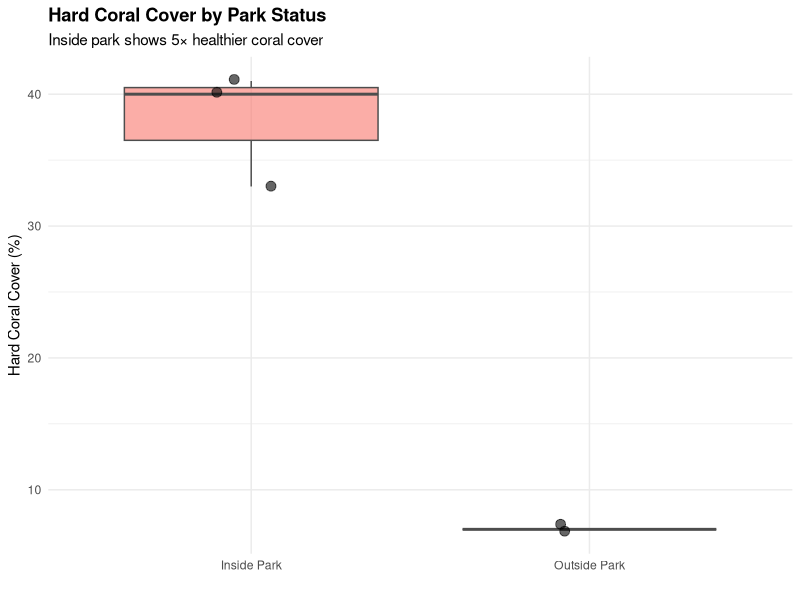
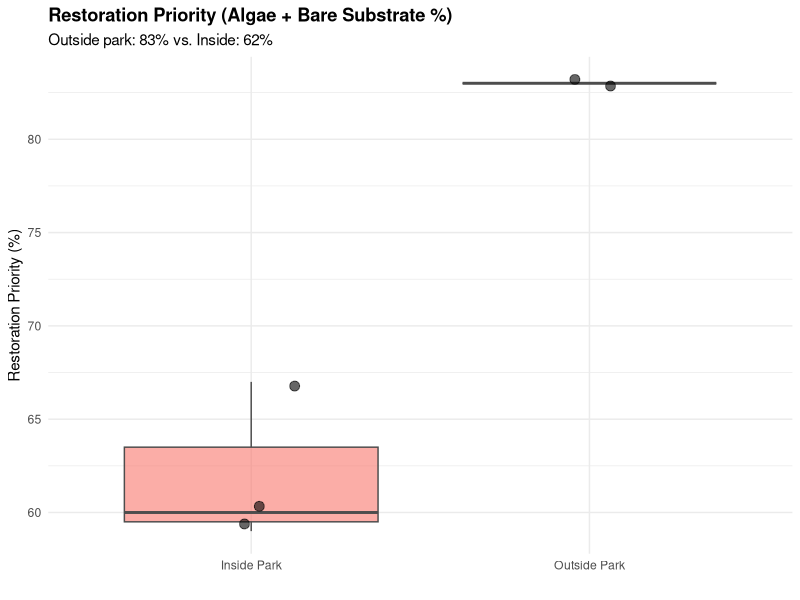
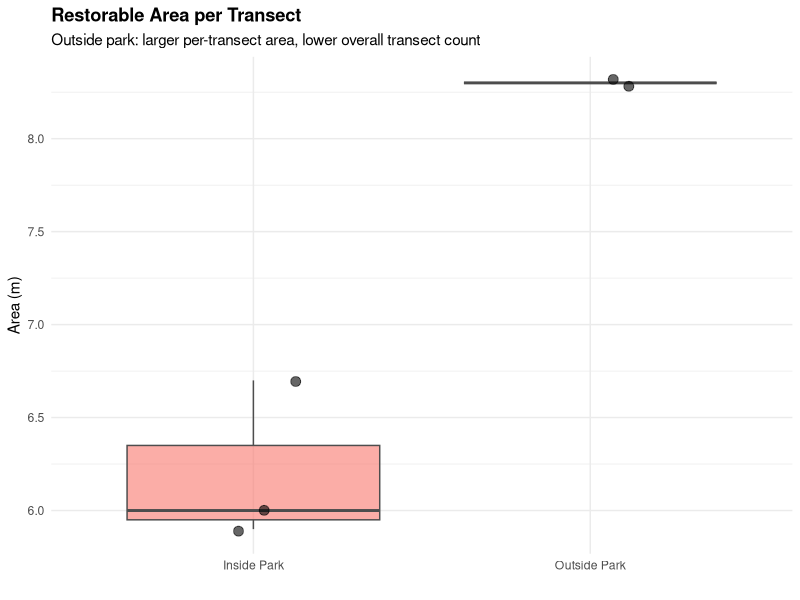

Generate these figures, in order, with R:
## ---- chunk 1
#| label: setup
#| message: false

library(dplyr)
library(readr)
library(tidyr)
library(ggplot2)

# Read field data collected from transect surveys
field <- read_csv("field.csv", col_types = cols(
  Site = col_character(),
  Date = col_date(),
  Observer = col_character(),
  TransectID = col_character(),
  PositionStart_m = col_double(),
  PositionEnd_m = col_double(),
  InterceptLength_m = col_double(),
  SubstrateCode = col_character(),
  SpeciesCode = col_character(),
  InPark = col_logical(),
  Notes = col_character()
))

# Ensure InterceptLength is calculated correctly
field <- field |>
  mutate(
    InterceptLength_m = ifelse(is.na(InterceptLength_m),
                               PositionEnd_m - PositionStart_m,
                               InterceptLength_m)
  )
## ---- chunk 2
#| label: transect-lengths

# Calculate actual transect length from min/max positions
transect_lengths <- field |>
  group_by(Site, TransectID, InPark) |>
  summarize(
    TransectLength_m = max(PositionEnd_m, na.rm = TRUE) - min(PositionStart_m, na.rm = TRUE),
    .groups = "drop"
  )

transect_lengths
## ---- chunk 3
#| label: coral-cover

coral_cover <- field |>
  filter(SubstrateCode == "HC") |>
  group_by(Site, TransectID, InPark) |>
  summarize(HardCoral_m = sum(InterceptLength_m, na.rm = TRUE), .groups = "drop") |>
  left_join(transect_lengths, by = c("Site", "TransectID", "InPark")) |>
  mutate(HardCoral_pct = 100 * HardCoral_m / TransectLength_m) |>
  replace_na(list(HardCoral_m = 0, HardCoral_pct = 0))

coral_cover
## ---- chunk 4
#| label: algae-bare-cover

# Algae cover (turf and macroalgae)
algae_cover <- field |>
  filter(SubstrateCode == "AC") |>
  group_by(Site, TransectID, InPark) |>
  summarize(Algae_m = sum(InterceptLength_m, na.rm = TRUE), .groups = "drop") |>
  left_join(transect_lengths, by = c("Site", "TransectID", "InPark")) |>
  mutate(Algae_pct = 100 * Algae_m / TransectLength_m)

# Bare substrate (sand + rubble)
bare_cover <- field |>
  filter(SubstrateCode %in% c("SD", "RU")) |>
  group_by(Site, TransectID, InPark) |>
  summarize(Bare_m = sum(InterceptLength_m, na.rm = TRUE), .groups = "drop") |>
  left_join(transect_lengths, by = c("Site", "TransectID", "InPark")) |>
  mutate(Bare_pct = 100 * Bare_m / TransectLength_m)

bind_rows(
  algae_cover |> mutate(Substrate = "Algae"),
  bare_cover |> mutate(Substrate = "Bare")
) |>
  select(Site, Substrate, contains("pct"))
## ---- chunk 5
#| label: restoration-index

restoration_index <- coral_cover |>
  select(Site, TransectID, InPark, HardCoral_pct) |>
  left_join(algae_cover |> select(Site, TransectID, Algae_pct), 
            by = c("Site", "TransectID")) |>
  left_join(bare_cover |> select(Site, TransectID, Bare_pct), 
            by = c("Site", "TransectID")) |>
  replace_na(list(Algae_pct = 0, Bare_pct = 0)) |>
  mutate(
    RestorationPriority = Algae_pct + Bare_pct,
    ParkStatus = ifelse(InPark, "Inside Park", "Outside Park")
  ) |>
  left_join(transect_lengths |> select(Site, TransectID, TransectLength_m),
            by = c("Site", "TransectID")) |>
  mutate(
    RestorableArea_m = (Algae_pct + Bare_pct) / 100 * TransectLength_m
  )

restoration_index |> select(Site, TransectID, ParkStatus, HardCoral_pct, Algae_pct, Bare_pct, RestorationPriority, RestorableArea_m)
## ---- chunk 6
#| label: summary-park

summary_by_park <- restoration_index |>
  group_by(ParkStatus) |>
  summarize(
    n_transects = n(),
    HardCoral_pct_mean = mean(HardCoral_pct, na.rm = TRUE),
    HardCoral_pct_sd = sd(HardCoral_pct, na.rm = TRUE),
    Algae_pct_mean = mean(Algae_pct, na.rm = TRUE),
    Bare_pct_mean = mean(Bare_pct, na.rm = TRUE),
    RestorationPriority_mean = mean(RestorationPriority, na.rm = TRUE),
    .groups = "drop"
  )

summary_by_park
## ---- chunk 7
#| label: summary-area

summary_area <- restoration_index |>
  group_by(ParkStatus) |>
  summarize(
    TotalRestorableArea_m = sum(RestorableArea_m, na.rm = TRUE),
    MeanRestorableArea_per_transect_m = mean(RestorableArea_m, na.rm = TRUE),
    .groups = "drop"
  )

summary_area
## ---- chunk 8
#| label: fig-coral-cover
#| fig-cap: "Hard coral cover inside vs. outside park protection. Outside park sites show severe degradation (<10%) while inside park maintains healthy levels (35–41%)."

ggplot(restoration_index, aes(x = ParkStatus, y = HardCoral_pct, fill = ParkStatus)) +
  geom_boxplot(alpha = 0.6, color = "gray30") +
  geom_jitter(width = 0.15, size = 3, alpha = 0.6) +
  labs(
    title = "Hard Coral Cover by Park Status",
    x = "", 
    y = "Hard Coral Cover (%)",
    subtitle = "Inside park shows 5× healthier coral cover"
  ) +
  theme_minimal() +
  theme(legend.position = "none", plot.title = element_text(face = "bold"))
## ---- chunk 9
#| label: fig-restoration-priority
#| fig-cap: "Restoration priority (combined algae + bare substrate) reveals outside park areas require immediate active intervention."

ggplot(restoration_index, aes(x = ParkStatus, y = RestorationPriority, fill = ParkStatus)) +
  geom_boxplot(alpha = 0.6, color = "gray30") +
  geom_jitter(width = 0.15, size = 3, alpha = 0.6) +
  labs(
    title = "Restoration Priority (Algae + Bare Substrate %)",
    x = "", 
    y = "Restoration Priority (%)",
    subtitle = "Outside park: 83% vs. Inside: 62%"
  ) +
  theme_minimal() +
  theme(legend.position = "none", plot.title = element_text(face = "bold"))
## ---- chunk 10
#| label: fig-restorable-area
#| fig-cap: "Absolute area (meters) available for restoration actions per transect. Outside park transects have larger restorable footprints."

ggplot(restoration_index, aes(x = ParkStatus, y = RestorableArea_m, fill = ParkStatus)) +
  geom_boxplot(alpha = 0.6, color = "gray30") +
  geom_jitter(width = 0.15, size = 3, alpha = 0.6) +
  labs(
    title = "Restorable Area per Transect",
    x = "", 
    y = "Area (m)",
    subtitle = "Outside park: larger per-transect area, lower overall transect count"
  ) +
  theme_minimal() +
  theme(legend.position = "none", plot.title = element_text(face = "bold"))
## ---- chunk 11
#| label: site-ranking

site_summary <- restoration_index |>
  group_by(Site, ParkStatus) |>
  summarize(
    n_transects = n(),
    HardCoral_pct = mean(HardCoral_pct, na.rm = TRUE),
    Algae_pct = mean(Algae_pct, na.rm = TRUE),
    Bare_pct = mean(Bare_pct, na.rm = TRUE),
    RestorationPriority = mean(RestorationPriority, na.rm = TRUE),
    TotalRestorableArea_m = sum(RestorableArea_m, na.rm = TRUE),
    .groups = "drop"
  ) |>
  arrange(desc(RestorationPriority))

site_summary
